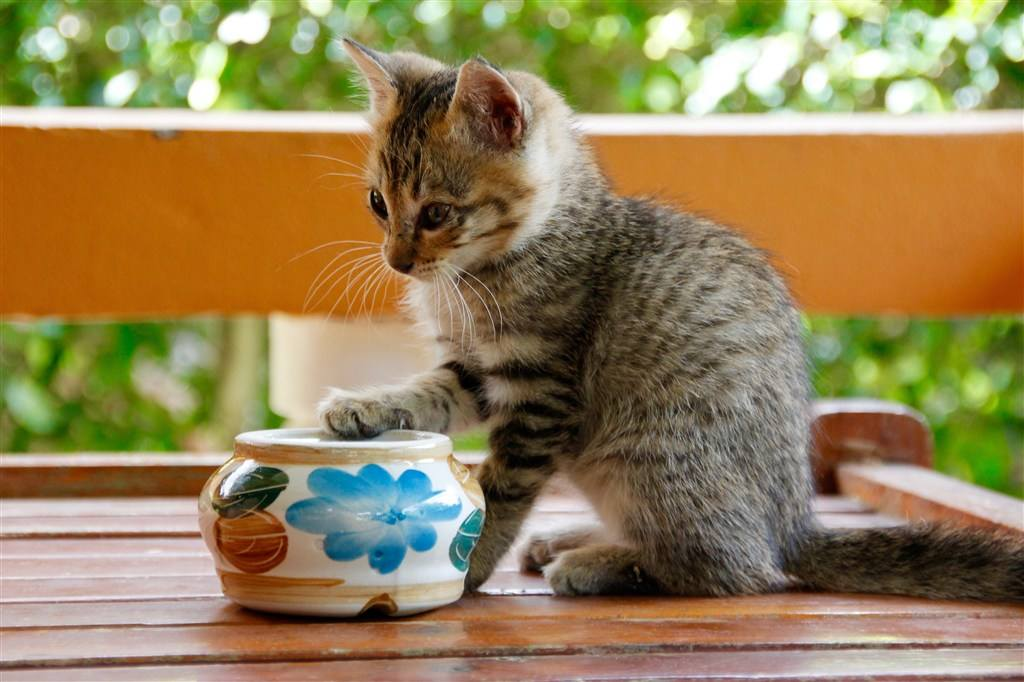
#> input picture opencv/image/cat.jpeg, 1024 x 682 px, given in place of DOG.wmv, which was not available
$ python 33-meanshift.py
#> lines starting #> are read from the running program, lines starting #| are printed output that depends on the picture; pictures that were not available may be replaced by others from this repository, and a replacement may not be noted
#-*- coding = utf-8 -*-
#@Time : 2021/2/13 下午2:30
#@Author : 小方
#@File :33-meanshift.py
#@Software : PyCharm
import numpy as np
import cv2 as cv
import matplotlib.pyplot as plt

cap = cv.VideoCapture("./image/DOG.wmv")

# 指定追踪目标
ret, frame = cap.read()
#> frame is the input picture: shape (682, 1024, 3); mean B, G, R 86.6, 129.3, 148.4
r, h, c, w=197, 141, 0, 208
win = (c, r, w, h)
roi = frame[r:r+h, c:c+w]
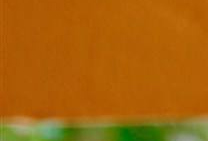
#> roi: shape (141, 208, 3); mean B, G, R 11.2, 99.3, 167.5

# 计算直方图
hsv_roi = cv.cvtColor(roi, cv.COLOR_BGR2HSV)
#> hsv_roi: shape (141, 208, 3); mean H, S, V 18.7, 236.8, 171
roi_hist = cv.calcHist(hsv_roi, [0], None, [180], [0, 180])
#> roi_hist = 180 values, max 123 at index 16, min 0 at index 0, mean 1.97
cv.normalize(roi_hist, roi_hist, 0, 255, cv.NORM_MINMAX)

# 目标追踪
term = (cv.TERM_CRITERIA_EPS|cv.TERM_CRITERIA_COUNT, 10, 1)
while(True):
    ret, frame = cap.read()
    if ret==True:
        hst = cv.cvtColor(frame, cv.COLOR_BGR2HSV)
#> hst: shape (682, 1024, 3); mean H, S, V 30.6, 125.6, 156.4
        dst = cv.calcBackProject([hst], [0], roi_hist, [0, 180], 1)
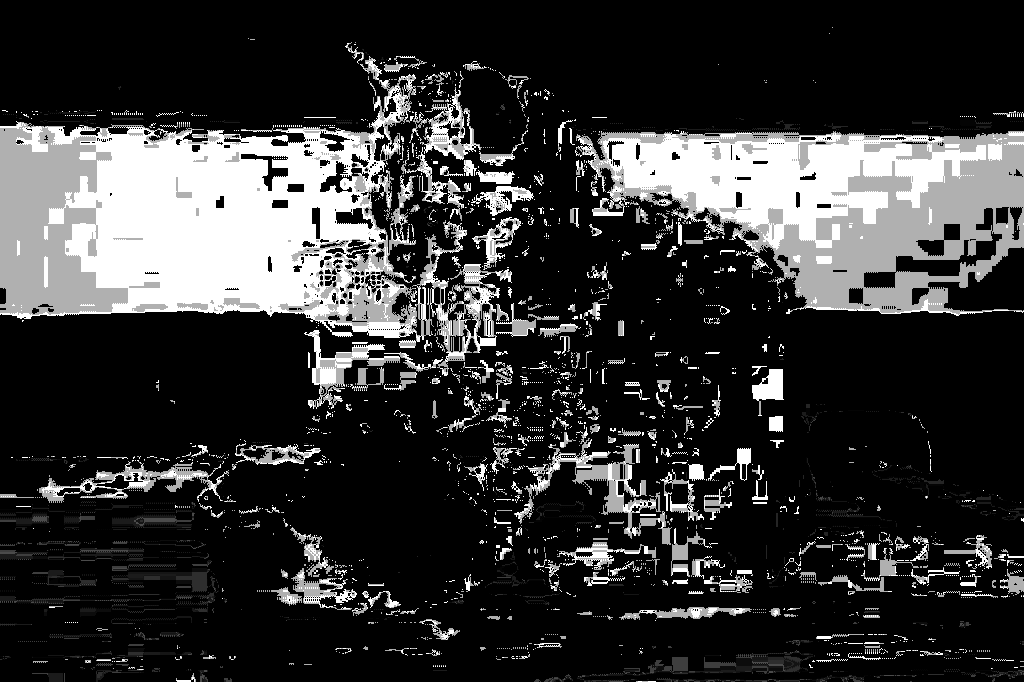
#> dst: shape (682, 1024); min 0, max 255, mean 52.3
        ret, win = cv.meanShift(dst, win, term)
#> ret = 10; win = (53, 164, 208, 141)

        x, y, w, h = win
#> x = 53; y = 164; w = 208; h = 141
        img2 = cv.rectangle(frame, (x, y), (x+w,y+h), 255, 2)
        cv.imshow("frame", img2)
        if cv.waitKey(60)&0xFF==ord('q'):
#> (key q is pressed here)
            break

cap.release()
cv.destroyAllWindows()

$ run again, on opencv/image/wulin.jpeg
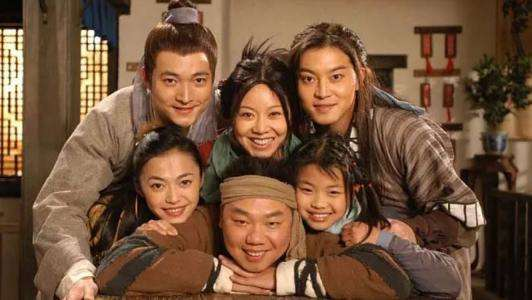
#> input picture opencv/image/wulin.jpeg, 532 x 300 px, given in place of DOG.wmv, which was not available
#> frame is the input picture: shape (300, 532, 3); mean B, G, R 59.6, 83.5, 116.1
#> `roi = frame[r:r+h, c:c+w]`:
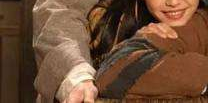
#> roi: shape (103, 208, 3); mean B, G, R 53.6, 76.5, 110
#> hsv_roi: shape (103, 208, 3); mean H, S, V 13.8, 140.7, 110
#> roi_hist = 180 values, max 54 at index 13, min 0 at index 1, mean 3.08
#> hst: shape (300, 532, 3); mean H, S, V 15.5, 135.7, 116.2
#> `dst = cv.calcBackProject([hst], [0], roi_hist, [0, 180], 1)`:
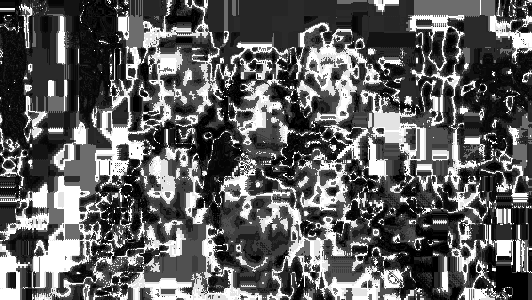
#> dst: shape (300, 532); min 0, max 255, mean 94
#> ret = 0; win = (0, 197, 208, 103)
#> x = 0; y = 197; w = 208; h = 103
